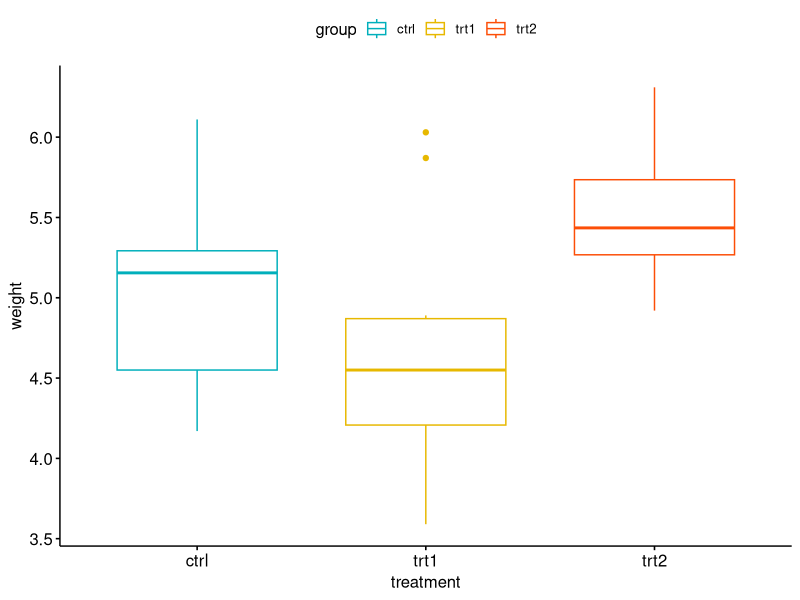
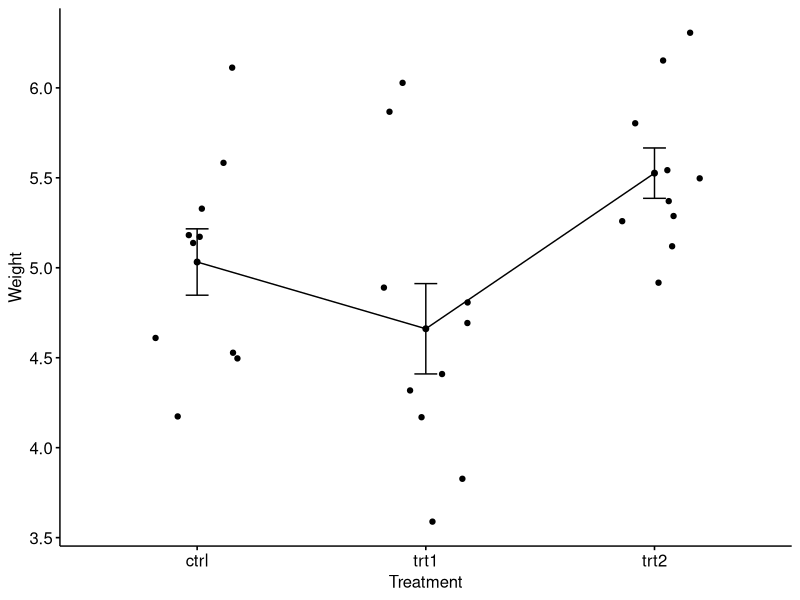
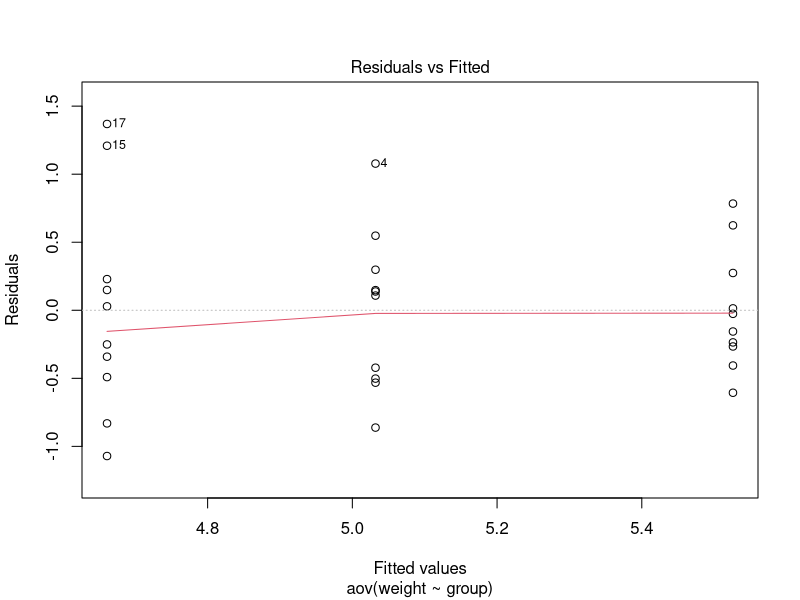
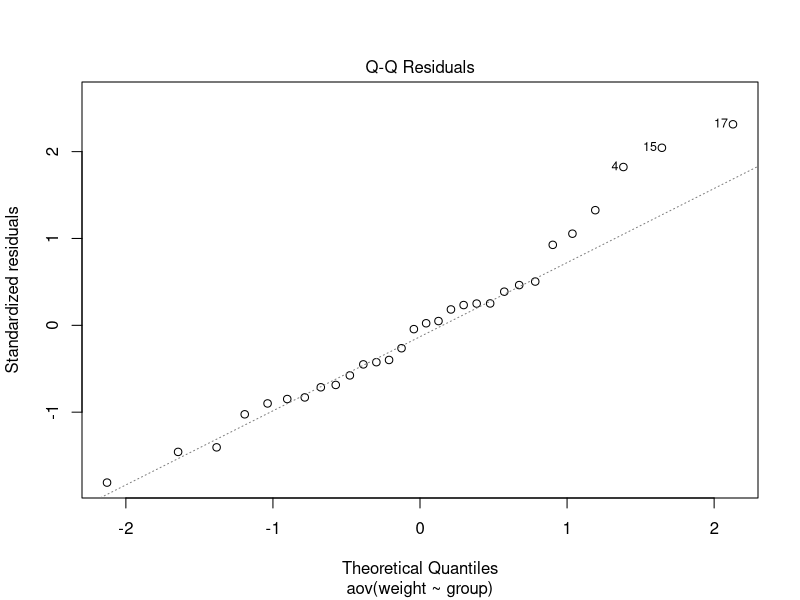

Reproduce these figures in R, in order.
my_data<-PlantGrowth
View(my_data)
levels(my_data$group)

install.packages("dplyr")
library(dplyr)
group_by(my_data, group) %>%
  summarise(count=n(),
  mean=mean(weight, na.rm=TRUE),
  sd=sd(weight, na.rm=TRUE)
)

install.packages("ggpubr")
library(ggpubr)
ggboxplot(my_data, x="group", y="weight",
          color = "group", palette=c("#00AFBB", "#E7B800", "#FC4E07"),
          order = c("ctrl", "trt1", "trt2"),
          ylab= "weight", xlab = "treatment")

library("ggpubr")
ggline(my_data, x = "group", y = "weight", 
       add = c("mean_se", "jitter"), 
       order = c("ctrl", "trt1", "trt2"),
       ylab = "Weight", xlab = "Treatment")

anova<-aov(weight~group, data=my_data)
summary(anova)

#multiple comparison of means (fail to reject if p > 0.05)(trt1 = ctr, trt2 = ctrl, trt1 != trt2, thus ctrl is different.)
TukeyHSD(anova)

#Homogeneity of Variances
plot(anova, 1)
bartlett.test(weight ~ group, data = my_data)
# levene's Test (preferred over bartlett. The latter is more rigid.)
#install.packages("car")
#library(car)
#leveneTest(weight ~ group, data = my_data)


#test for normality(H0: the residual terms follows a normal distribution)
plot(anova, 2)
#Shapiro wilk test, (reject if p<alpha)
anova_residuals <- residuals(object = anova)
shapiro.test(x = anova_residuals )

#third assumption, independence. not tested cause we have 3 groups thus if they weren't
#independent the tests wouldn't even be carried out(they'd be one group)

#non-parametric test alternative to ANOVA(kruskal-wallis test)
kruskal.test(weight ~ group, data = my_data)


#
